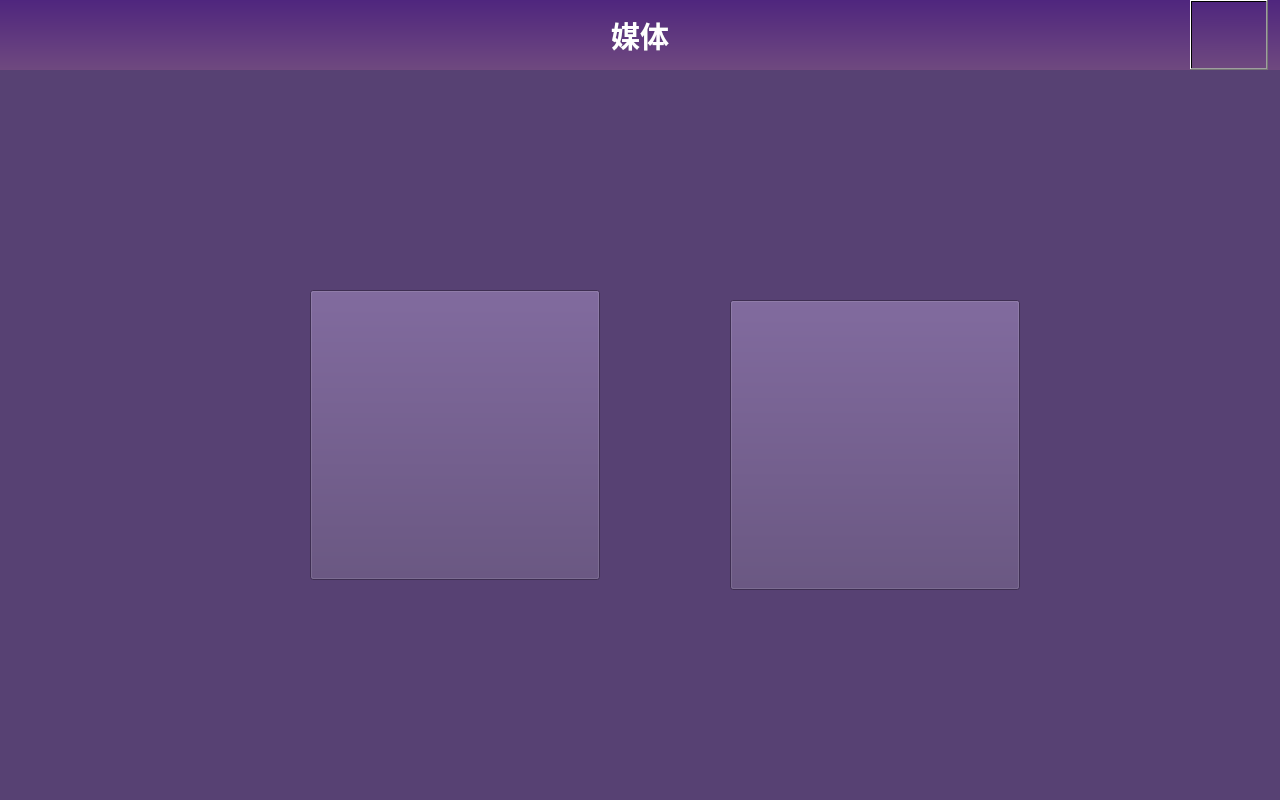
<?xml version="1.0" encoding="UTF-8"?>
<ui version="4.0">
 <class>MediaHome</class>
 <widget class="QWidget" name="MediaHome">
  <property name="enabled">
   <bool>true</bool>
  </property>
  <property name="geometry">
   <rect>
    <x>0</x>
    <y>0</y>
    <width>1280</width>
    <height>800</height>
   </rect>
  </property>
  <property name="minimumSize">
   <size>
    <width>1280</width>
    <height>800</height>
   </size>
  </property>
  <property name="maximumSize">
   <size>
    <width>1280</width>
    <height>800</height>
   </size>
  </property>
  <property name="windowTitle">
   <string>Form</string>
  </property>
  <property name="styleSheet">
   <string notr="true">background-color: rgb(87, 65, 115);</string>
  </property>
  <widget class="QWidget" name="widget" native="true">
   <property name="geometry">
    <rect>
     <x>0</x>
     <y>0</y>
     <width>1280</width>
     <height>70</height>
    </rect>
   </property>
   <property name="maximumSize">
    <size>
     <width>1280</width>
     <height>70</height>
    </size>
   </property>
   <property name="styleSheet">
    <string notr="true">background-color: qlineargradient(spread:pad, x1:0, y1:0, x2:0, y2:1, stop:0 rgb(79, 38, 126), stop:1 rgb(111, 73, 127));</string>
   </property>
   <widget class="QLabel" name="label">
    <property name="geometry">
     <rect>
      <x>0</x>
      <y>0</y>
      <width>1280</width>
      <height>70</height>
     </rect>
    </property>
    <property name="maximumSize">
     <size>
      <width>1280</width>
      <height>70</height>
     </size>
    </property>
    <property name="font">
     <font>
      <family>微软雅黑</family>
      <pointsize>22</pointsize>
      <weight>75</weight>
      <bold>true</bold>
     </font>
    </property>
    <property name="styleSheet">
     <string notr="true">color:white;</string>
    </property>
    <property name="text">
     <string>媒体</string>
    </property>
    <property name="alignment">
     <set>Qt::AlignCenter</set>
    </property>
   </widget>
   <widget class="QPushButton" name="return_btn">
    <property name="geometry">
     <rect>
      <x>1190</x>
      <y>0</y>
      <width>78</width>
      <height>70</height>
     </rect>
    </property>
    <property name="styleSheet">
     <string notr="true">QPushButton{
background-color: rgba(255, 255, 255， 0);
border-image: url(:/images/playerIcons/return_d.gif);
}
QPushButton:pressed{
	border-image: url(:/images/playerIcons/return_u.gif);
}
QPushButton:hover{


}
QPushButton:released{
	border-image: url(:/images/playerIcons/return_d.gif);
}</string>
    </property>
    <property name="text">
     <string/>
    </property>
   </widget>
  </widget>
  <widget class="QPushButton" name="music_btn">
   <property name="geometry">
    <rect>
     <x>730</x>
     <y>300</y>
     <width>290</width>
     <height>290</height>
    </rect>
   </property>
   <property name="styleSheet">
    <string notr="true">QPushButton{
background-color: rgba(255, 255, 255， 0);
border-image: url(:/images/playerIcons/music_d.gif);
}
QPushButton:pressed{
	border-image: url(:/images/playerIcons/music_u.gif);
}
QPushButton:hover{

}
QPushButton:released{
	border-image: url(:/images/playerIcons/music_d.gif);
}</string>
   </property>
   <property name="text">
    <string/>
   </property>
  </widget>
  <widget class="QPushButton" name="video_btn">
   <property name="geometry">
    <rect>
     <x>310</x>
     <y>290</y>
     <width>290</width>
     <height>290</height>
    </rect>
   </property>
   <property name="styleSheet">
    <string notr="true">QPushButton{
background-color: rgba(255, 255, 255， 0);
border-image: url(:/images/playerIcons/video_d.gif);
}
QPushButton:pressed{
	border-image: url(:/images/playerIcons/video_u.gif);
}
QPushButton:hover{


}
QPushButton:released{
	border-image: url(:/images/playerIcons/video_d.gif);
}</string>
   </property>
   <property name="text">
    <string/>
   </property>
  </widget>
  <widget class="QLabel" name="label_2">
   <property name="geometry">
    <rect>
     <x>0</x>
     <y>70</y>
     <width>1280</width>
     <height>800</height>
    </rect>
   </property>
   <property name="text">
    <string/>
   </property>
  </widget>
  <zorder>widget</zorder>
  <zorder>label_2</zorder>
  <zorder>music_btn</zorder>
  <zorder>video_btn</zorder>
 </widget>
 <resources/>
 <connections/>
</ui>
